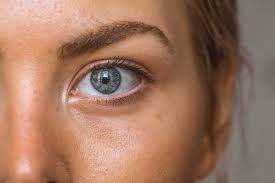
#> input picture eyes.jpeg, 275 x 183 px
$ python detect-eyes.py
#> lines starting #> are read from the running program, lines starting #| are printed output that depends on the picture
import cv2
import numpy as np

# Read image.
img = cv2.imread('eyes.jpeg', cv2.IMREAD_COLOR)
#> img is the input picture: shape (183, 275, 3); mean B, G, R 96.6, 118.2, 159.1

# Convert to grayscale.
gray = cv2.cvtColor(img, cv2.COLOR_BGR2GRAY)
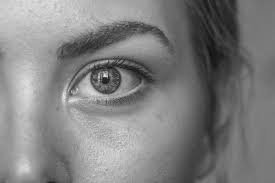
#> gray: shape (183, 275); min 14, max 237, mean 127.9

# Blur using 3 * 3 kernel.
gray_blurred = cv2.blur(gray, (3, 3))

# Apply Hough transform on the blurred image.
detected_circles = cv2.HoughCircles(gray_blurred,
                   cv2.HOUGH_GRADIENT, 1, 20, param1 = 50,
               param2 = 30, minRadius = 1, maxRadius = 40)
#> detected_circles = [[99.5, 79.5, 21.7], [131.5, 82.5, 19.4]]

# Draw circles that are detected.
if detected_circles is not None:

    # Convert the circle parameters a, b and r to integers.
    detected_circles = np.uint16(np.around(detected_circles))
#> detected_circles = [[100, 80, 22], [132, 82, 19]]

    for pt in detected_circles[0, :]:
        a, b, r = pt[0], pt[1], pt[2]

        # Draw the circumference of the circle.
        cv2.circle(img, (a, b), r, (0, 255, 0), 2)

        # Draw a small circle (of radius 1) to show the center.
        cv2.circle(img, (a, b), 1, (0, 0, 255), 3)
        cv2.imshow("Detected Eyes", img)

        cv2.imwrite('detectEyes.jpg', img)
        cv2.waitKey(0)
#> this loop made 2 passes
#> pass 1, `cv2.imshow("Detected Eyes", img)`:
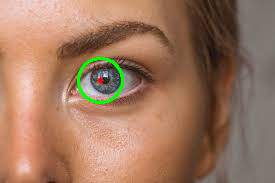
#> window 'Detected Eyes': shape (183, 275, 3); mean B, G, R 95.6, 119.3, 157.9
#> pass 2, `cv2.imshow("Detected Eyes", img)`:
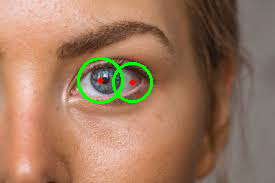
#> window 'Detected Eyes': shape (183, 275, 3); mean B, G, R 95.2, 120.4, 157.3
